Frame 1 (no input): blank canvas, image omitted
Frame 60 (no input): blank canvas, image omitted
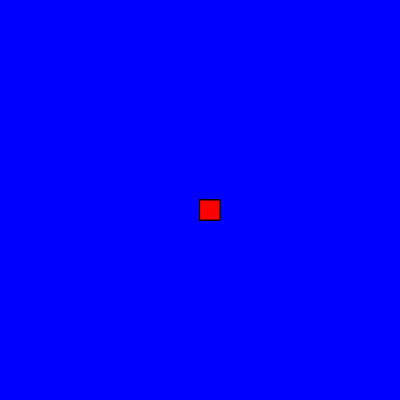
Frame 120 (the mouse pressed at the canvas centre since frame 60)

The p5.js sketch whose frames 1 and 60 were blank and that drew this single picture after the mouse press (run headless with seeded random() and noise() and a simulated clock; from frame 60 on, the mouse is pressed at the canvas centre):

// p5.js sketch
// ── sketch.js
function setup() {
    createCanvas(400, 400);
    background("blue");
  }
  
  function draw() {
   fill("red");
    stroke("black");
    if(mouseIsPressed){
    rect(mouseX,mouseY,20, 20);
    
  }
  }
